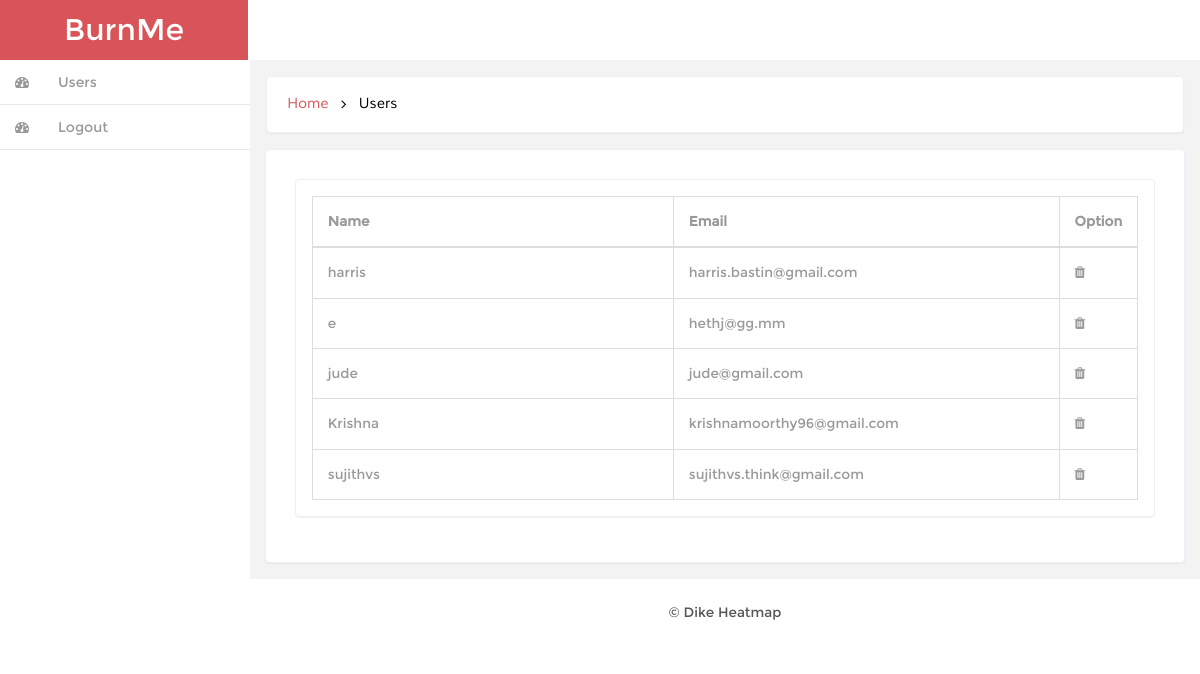
The page /admin_panel/admin_home.php (signed in) on the database its author committed.
### tables this page shows
CREATE TABLE `heat_user_info` (
  `email` varchar(150) NOT NULL,
  `password` varchar(120) NOT NULL,
  `name` varchar(120) DEFAULT NULL,
  `user_type` varchar(10) NOT NULL,
  PRIMARY KEY (`email`)
);

### model/core/model.php (called while the page is built, shortened)
<?php
require_once("dbmanager.php");
class Model {
    protected $table_name = "";
    protected $order_by;
    protected $db;
    function __construct() {
        $this->db = new DBManager;
    }
    function getBy($param_array, $single = FALSE, $condition = "AND") {
        $query = "SELECT * FROM  $this->table_name WHERE";
        $param_array = $this->filter($param_array);
        $counter = 0;
        foreach ($param_array as $key => $value) {
            $query.= " $key = '$value' ";
        }
        if (isset($this->order_by)) {
            $query .=" ORDER BY  $this->order_by ";
        }
        return $this->db->execute_query($query);
    }
    public function filter($arr) {
        $query = "SHOW COLUMNS FROM " . $this->table_name;
        $newarr = array();
        $r = $this->db->execute_query($query);
        foreach ($r as $key => $value) {
            $k = trim($value['Field']);
            if (array_key_exists($k, $arr)) {
                $newarr[$k] = $arr[$k];
            }
        }
        return $newarr;
    }
}

### model/core/dbmanager.php (called while the page is built, shortened)
<?php
class DBManager {
    public $connection;
    private $server = "localhost";
    private $my_username = "dikeio_heat";
    private $my_password = "N*P1ikhGIxV]";
    private $db = "dikeio_heatmap";
    public function __construct() {
        $this->connection = new PDO("mysql:host=$this->server;dbname=$this->db", $this->my_username, $this->my_password);
    }
    public function execute_query($query) {
        $stmt = $this->connection->prepare($query);
        $stmt->execute();
        return $stmt->fetchAll();
    }
}

### admin_panel/admin_home.php (the view, shortened to what this page needs)
<?php
$heat_users_mgr = new HeatUserInfo();
$heat_users = $heat_users_mgr->getBy(array("user_type"=>"client"));
?>
<!DOCTYPE HTML>
<html>
    <head>
        <link href="css/bootstrap.min.css" rel='stylesheet' type='text/css' />
        <link href="css/style.css" rel='stylesheet' type='text/css' />
        <link href="css/font-awesome.css" rel="stylesheet">
        <link href="css/custom.css" rel="stylesheet">
    </head>
    <body>
        <div id="wrapper">
            <nav class="navbar-default navbar-static-top" role="navigation">
                <div class="navbar-header">
                    <h1> <a class="navbar-brand" href="index.php">BurnMe</a></h1>
                </div>
                <div class=" border-bottom">
                    <div class="clearfix">
                    </div>
                    <div class="navbar-default sidebar" role="navigation">
                        <div class="sidebar-nav navbar-collapse">
                            <ul class="nav" id="side-menu">
                                <li>
                                    <a href="index.php" class=" hvr-bounce-to-right"><i class="fa fa-dashboard nav_icon "></i><span class="nav-label">Users</span> </a>
                                </li>
                                <li>
                                    <a href="../controller/logout.php" class=" hvr-bounce-to-right"><i class="fa fa-dashboard nav_icon "></i><span class="nav-label">Logout</span> </a>
                                </li>
                            </ul>
                        </div>
                    </div>
            </nav>
            <div id="page-wrapper" class="gray-bg dashbard-1">
                <div class="content-main">
                    <div class="banner">
                        <h2>
                            <a href="index.php">Home</a>
                            <i class="fa fa-angle-right"></i>
                            <span>Users</span>
                        </h2>
                    </div>
                    <div class="content-top">
                        <div class="col-md-12 ">
                            <div class="content-top-1">
                                <div class="grid-form1">
                                    <table class="table table-bordered">
                                        <thead>
                                            <tr>
                                                <th width="50%">Name</th>
                                                <th width="50%">Email</th>
                                                <th width="50%">Option</th>
                                            </tr>
                                        </thead>
                                        <tbody>
                                            <?php
                                            if (isset($heat_users)) {
                                                foreach ($heat_users as $u) {
                                                    ?>
                                                    <tr>
                                                        <td><?= $u["name"] ?></td>
                                                        <td><?= $u["email"] ?></td>
                                                        <td>
                                                            <a href="../controller/_delete.php?model=HeatUserInfo&id=<?= $u["email"] ?>&page=admin_panel/admin_home.php"> <i class="fa fa-trash"> </i> </a>&nbsp;
                                                        </td>
                                                    </tr>
                                                    <?php
                                                }
                                            }
                                            ?>
                                        </tbody>
                                    </table>
                                </div>
                            </div>
                        </div>
                    </div>
                    <div class="copy">
                        <p> &copy; Dike Heatmap  </p>
                    </div>
                </div>
            </div>
        </div>
    </body>
</html>

### admin_panel/css/style.css (style rules this page uses)
h4, h5, h6, h1, h2, h3 { margin: 0; }
ul, ol { margin: 0;padding: 0; }
p { margin: 0; }
html, body { font-family:'Montserrat-Regular'; font-size: 100%; background:#F3F3F4; overflow-x: hidden; }
body a { transition:0.5s all; -webkit-transition:0.5s all; -moz-transition:0.5s all; -o-transition:0.5s all; -ms-transition:0.5s all; }
div#wrapper { background-color: #fff; }
.navbar-default.sidebar { background-color: #fff; }
h1 a.navbar-brand { color: #fff !important; font-size: 30px; font-weight: 500; padding: 20px 0px; background: #d95459; text-align: center; width:248px; height: 60px; }
i.nav_icon { color: #fff; margin-right:6px; }
.sidebar ul li a { color: #999; font-size:14px; }
.hvr-bounce-to-right { display: inline-block; vertical-align: middle; -webkit-transform: translateZ(0); transform: translateZ(0); box-shadow: 0 0 1px rgba(0, 0, 0, 0); -webkit-backface-visibility: hidden; backface-visibility: hidden; -moz-osx-font-smoothing: grayscale; position: relative; -webkit-transition-property: color; transition-property: color; -webkit-transition-duration: 0.5s; transition-duration: 0.5s; }
.hvr-bounce-to-right:before { content: ""; position: absolute; z-index: -1; top: 0; left: 0; right: 80%; bottom: 0; background:#7f8c8d; -webkit-transform: scaleX(0); transform: scaleX(0); -webkit-transform-origin: 0 50%; transform-origin: 0 50%; -webkit-transition-property: transform; transition-property: transform; -webkit-transition-duration: 0.5s; transition-duration: 0.5s; -webkit-transition-timing-function: ease-out; transition-timing-function: ease-out; }
.nav > li > a { color: #999; font-weight:500; padding: 0px 20px 0px 0px; font-size: 0.85em; border-bottom: 1px solid #E9E9E9; }
.nav > li > a i { margin-right: 14px; }
i.nav_icon { color: #999; padding: 15px; width: 44px; height: 44px; }
@media (min-width: 768px) { #page-wrapper { position: inherit; margin: 0 0 0 240px; min-height: 1000px; } }
.content-main { background-color: #F3F3F4; padding-top: 1em; }
.border-bottom { background-color: #fff; }
.banner { background: #fff; display: block; margin: 0em 1em ; padding:1em; border: 1px solid #ebeff6; border-color: #ebeff6; border-radius: 4px; -webkit-border-radius: 4px; -o-border-radius: 4px; -moz-border-radius: 4px; -ms-border-radius: 4px; -webkit-box-shadow: 0 1px 1px rgba(0,0,0,.05); box-shadow: 0 1px 1px rgba(0,0,0,.05); }
.banner h2 { font-size:0.9em; }
.banner h2 a { color:#D95459; text-decoration:none; font-family: 'Muli-Regular'; padding:0.3em ; }
.banner h2 span { color:#000; font-family: 'Muli-Regular'; padding:0.3em ; }
.banner h2 i { color:#000; vertical-align:middle; padding:0.3em ; }
.content-top-1 { background-color: #fff; padding: 1.8em; margin-bottom: 1em; border: 1px solid #ebeff6; border-radius: 4px; -webkit-border-radius: 4px; -o-border-radius: 4px; -moz-border-radius: 4px; -ms-border-radius: 4px; -webkit-box-shadow: 0 1px 1px rgba(0,0,0,.05); box-shadow: 0 1px 1px rgba(0,0,0,.05); }
.content-top-1:last-child { margin-bottom: 0em; }
.content-top { padding: 1em 0; }
.grid-form1 { background: #fff; margin-bottom: 1em; padding: 1em; border: 1px solid #ebeff6; border-radius: 4px; -webkit-border-radius: 4px; -o-border-radius: 4px; -moz-border-radius: 4px; -ms-border-radius: 4px; -webkit-box-shadow: 0 1px 1px rgba(0,0,0,.05); box-shadow: 0 1px 1px rgba(0,0,0,.05); }
.table td, .table>tbody>tr>td, .table>tbody>tr>th, .table>tfoot>tr>td, .table>tfoot>tr>th, .table>thead>tr>td, .table>thead>tr>th { padding: 15px !important; font-size: 0.85em; color: #999; border-top: none !important; }
td i { color:#999; }
.table { margin-bottom: 0; }
.copy { background:#fff; text-align:center; padding:1.5em 0; }
.copy p, .copy-right p { font-size:0.85em; color:#555; }

### admin_panel/css/custom.css (style rules this page uses)
#wrapper { width: 100%; }
#page-wrapper { min-height: 568px; }
@media (min-width:768px) { #page-wrapper { position: inherit; margin: 0 0 0 250px; } }
.sidebar .sidebar-nav.navbar-collapse { padding-right: 0; padding-left: 0; }
@media (min-width:768px) { .sidebar { z-index: 1; position: absolute; width: 250px; } }

### rows shown on the page
heat_user_info: name "harris", email "harris.bastin@gmail.com"
heat_user_info: name "e", email "hethj@gg.mm"
heat_user_info: name "jude", email "jude@gmail.com"
heat_user_info: name "Krishna", email "krishnamoorthy96@gmail.com"
heat_user_info: name "sujithvs", email "sujithvs.think@gmail.com"
